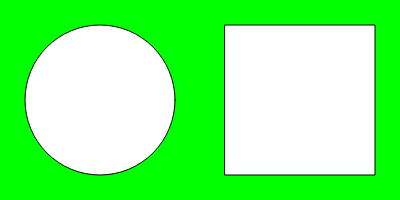
Frame 1 (no input)
Frame 60 (no input): identical to frame 1, image omitted
Frame 120 (the mouse pressed at the canvas centre since frame 60): identical to frame 1, image omitted

The p5.js sketch that drew this single still picture (run headless with seeded random() and noise() and a simulated clock; from frame 60 on, the mouse is pressed at the canvas centre):

// p5.js sketch
// ── sketch.js
function setup() {
  createCanvas(400, 200);
}

function draw() {
  background(0,255,0);
  circle(100,100,150);
  square(225,25,150);
}
